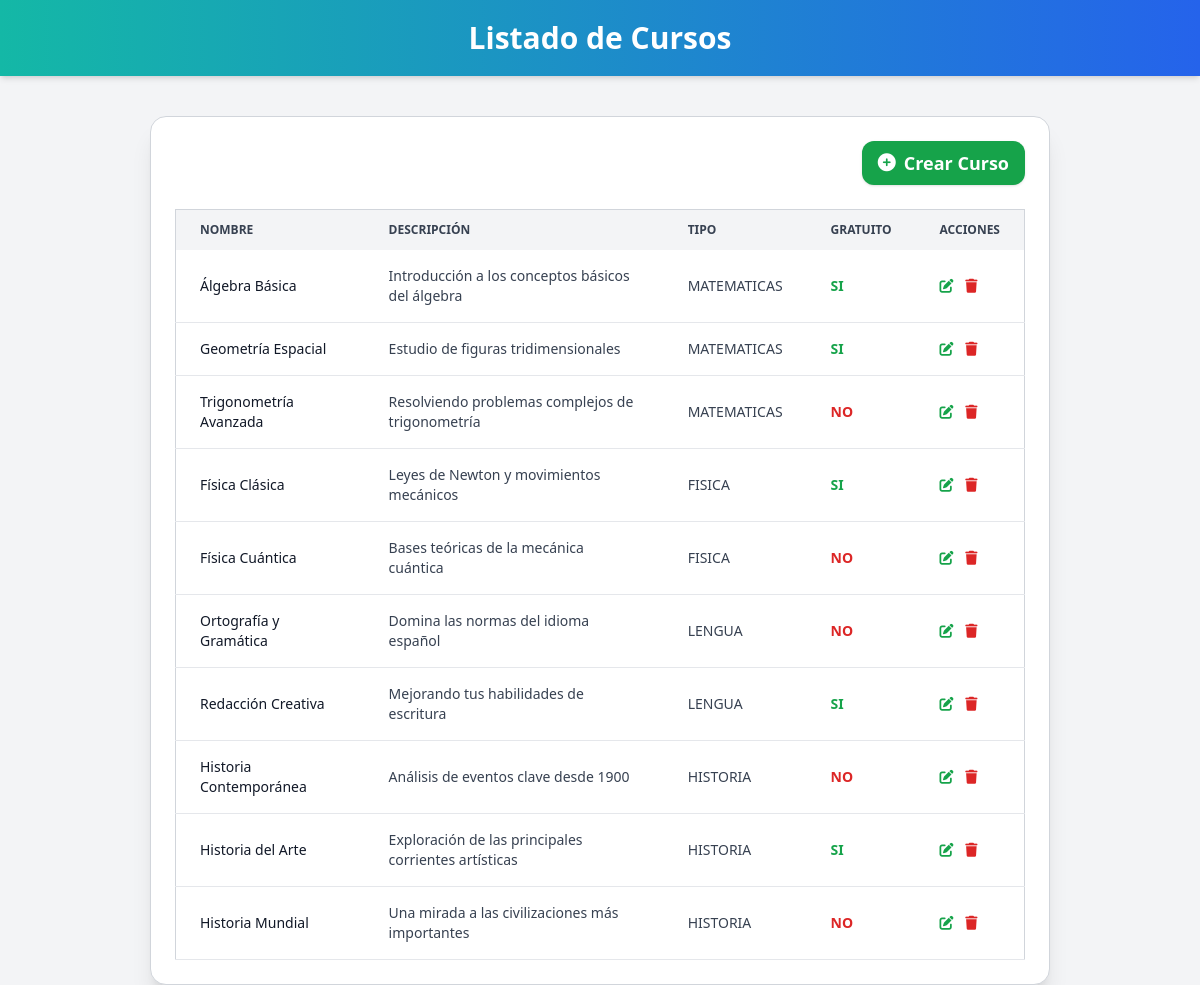
The page / on the database its author committed.
### tables this page shows
create table cursos(
    id int auto_increment primary key,
    nombre varchar(60) unique not null,
    descripcion varchar(150) not null,
    gratuito enum("SI", "NO"),
    tipo enum("MATEMATICAS", "FISICA", "LENGUA", "HISTORIA")
);

### public/index.php (the view, shortened to what this page needs)
<?php
require __DIR__ . "/../utils/conexion.php";
$q = "select * from cursos order by tipo, nombre";
$cursos = mysqli_query($llave, $q);
?>
<!DOCTYPE html>
<html lang="en">
<head>
    <script src="https://cdn.tailwindcss.com"></script>
    <link rel="stylesheet" href="https://cdnjs.cloudflare.com/ajax/libs/font-awesome/6.6.0/css/all.min.css" />
</head>
<body class="bg-gray-100 font-sans">
    <header class="bg-gradient-to-r from-teal-500 to-blue-600 text-white py-5 shadow-md">
        <h3 class="text-center text-3xl font-extrabold">Listado de Cursos</h3>
    </header>
    <main class="w-3/4 mx-auto mt-10 p-6 bg-white shadow-xl rounded-2xl border border-gray-300">
        <div class="mb-6 text-right">
            <a href="nuevo.php" class="inline-flex items-center px-4 py-2 rounded-xl bg-green-600 text-white text-lg font-semibold shadow hover:bg-green-700 transition duration-300">
                <i class="fas fa-plus-circle mr-2"></i>Crear Curso
            </a>
        </div>
        <table class="w-full text-sm text-left text-gray-700 border border-gray-300 rounded-lg">
            <thead class="text-xs uppercase bg-gray-100 text-gray-700">
                <tr>
                    <th class="px-6 py-3">Nombre</th>
                    <th class="px-6 py-3">Descripción</th>
                    <th class="px-6 py-3">Tipo</th>
                    <th class="px-6 py-3">Gratuito</th>
                    <th class="px-6 py-3">Acciones</th>
                </tr>
            </thead>
            <tbody>
                <?php foreach ($cursos as $item):
                    $color = ($item['gratuito'] == 'SI') ? "text-green-600" : "text-red-600";
                ?>
                    <tr class="bg-white border-b hover:bg-gray-100">
                        <th class="px-6 py-4 font-medium text-gray-900"><?= $item['nombre']; ?></th>
                        <td class="px-6 py-4"><?= $item['descripcion']; ?></td>
                        <td class="px-6 py-4"><?= $item['tipo'] ?></td>
                        <td class="px-6 py-4">
                            <span class="font-bold <?= $color ?>"><?= $item['gratuito'] ?></span>
                        </td>
                        <td class="px-6 py-4">
                            <form action="borrar.php" method="POST" class="inline-block">
                                <a href="update.php?id=<?= $item['id'] ?>" class="text-green-600 hover:text-green-800">
                                    <i class="fas fa-edit"></i>
                                </a>
                                <button type="submit" class="ml-2 text-red-600 hover:text-red-800"
                                    onclick="return confirm('¿Borrar definitivamente el curso?');">
                                    <i class="fas fa-trash"></i>
                                </button>
                            </form>
                        </td>
                    </tr>
                <?php endforeach; ?>
            </tbody>
        </table>
    </main>
</body>
</html>

### rows shown on the page
cursos: nombre "Álgebra Básica", descripcion "Introducción a los conceptos básicos del álgebra", tipo "MATEMATICAS", gratuito "SI"
cursos: nombre "Geometría Espacial", descripcion "Estudio de figuras tridimensionales", tipo "MATEMATICAS", gratuito "SI"
cursos: nombre "Trigonometría Avanzada", descripcion "Resolviendo problemas complejos de trigonometría", tipo "MATEMATICAS", gratuito "NO"
cursos: nombre "Física Clásica", descripcion "Leyes de Newton y movimientos mecánicos", tipo "FISICA", gratuito "SI"
cursos: nombre "Física Cuántica", descripcion "Bases teóricas de la mecánica cuántica", tipo "FISICA", gratuito "NO"
cursos: nombre "Ortografía y Gramática", descripcion "Domina las normas del idioma español", tipo "LENGUA", gratuito "NO"
cursos: nombre "Redacción Creativa", descripcion "Mejorando tus habilidades de escritura", tipo "LENGUA", gratuito "SI"
cursos: nombre "Historia Contemporánea", descripcion "Análisis de eventos clave desde 1900", tipo "HISTORIA", gratuito "NO"
cursos: nombre "Historia del Arte", descripcion "Exploración de las principales corrientes artísticas", tipo "HISTORIA", gratuito "SI"
cursos: nombre "Historia Mundial", descripcion "Una mirada a las civilizaciones más importantes", tipo "HISTORIA", gratuito "NO"
